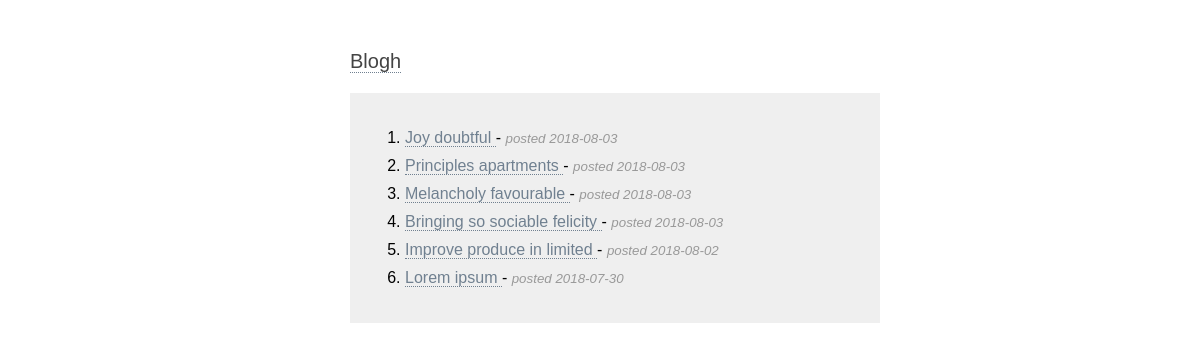
The page / on the database its author committed.
### tables this page shows
CREATE TABLE `articles` (
  `article_id` int(11) NOT NULL,
  `article_title` varchar(255) NOT NULL,
  `article_content` text NOT NULL,
  `article_timestamp` int(11) NOT NULL
);

### includes/article.php (called while the page is built, shortened)
<?php
class Article {
    public function fetch_all()
    {
        global $pdo;
        $query = $pdo->prepare("SELECT * FROM articles ORDER BY article_timestamp DESC");
        $query->execute();
        return $query->fetchAll();
    }
}

### index.php (the view, shortened to what this page needs)
<?php
include_once('includes/connection.php');
include_once('includes/article.php');
$article = new Article;
$articles = $article->fetch_all();
?>
<html>
<head>
    <link rel="stylesheet" href="assets/style.css"/>
</head>
<body>
<div class="container">
    <a href="index.php" id="logo">Blogh</a>
    <div class="content">
        <ol>
            <?php foreach ($articles as $article) { ?>
                <li><a href="article.php?id=<?php echo $article['article_id']; ?>">
                        <?php echo $article['article_title']; ?>
                    </a>
                    -
                    <small>
                        posted <?php echo date('Y-m-d', $article['article_timestamp']); ?>
                    </small>
                </li>
            <?php } ?>
        </ol>
    </div>
</div>
</body>
</html>

### assets/style.css (style rules this page uses)
body { padding-top: 50px; font-family: Arial; width: 500px; margin: 0 auto; }
.container { width: 100%; margin: 0 auto; }
.container li { padding: 5px 0; }
#logo { font-size: 20px; color: #444444; }
a:link, a:visited { color: slategray; text-decoration: none; border-bottom: 1px dotted slateGray; }
small { color: #999; font-style: italic; }
.content { margin: 20px 0; width: 100%; background-color: #efefef; padding: 15px; }

### rows shown on the page
articles: article_title "Joy doubtful", article_timestamp "2018-08-03"
articles: article_title "Principles apartments", article_timestamp "2018-08-03"
articles: article_title "Melancholy favourable", article_timestamp "2018-08-03"
articles: article_title "Bringing so sociable felicity", article_timestamp "2018-08-03"
articles: article_title "Improve produce in limited", article_timestamp "2018-08-02"
articles: article_title "Lorem ipsum", article_timestamp "2018-07-30"
